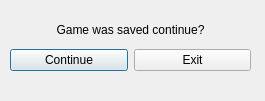
<?xml version="1.0" encoding="UTF-8"?>
<ui version="4.0">
 <class>Save</class>
 <widget class="QDialog" name="Save">
  <property name="geometry">
   <rect>
    <x>0</x>
    <y>0</y>
    <width>265</width>
    <height>101</height>
   </rect>
  </property>
  <property name="windowTitle">
   <string>Saved</string>
  </property>
  <widget class="QWidget" name="horizontalLayoutWidget">
   <property name="geometry">
    <rect>
     <x>10</x>
     <y>40</y>
     <width>241</width>
     <height>41</height>
    </rect>
   </property>
   <layout class="QHBoxLayout" name="horizontalLayout">
    <item>
     <widget class="QPushButton" name="continueButton">
      <property name="text">
       <string>Continue</string>
      </property>
     </widget>
    </item>
    <item>
     <widget class="QPushButton" name="exitButton">
      <property name="text">
       <string>Exit</string>
      </property>
     </widget>
    </item>
   </layout>
  </widget>
  <widget class="QLabel" name="label">
   <property name="geometry">
    <rect>
     <x>10</x>
     <y>20</y>
     <width>241</width>
     <height>20</height>
    </rect>
   </property>
   <property name="text">
    <string>Game was saved continue?</string>
   </property>
   <property name="alignment">
    <set>Qt::AlignCenter</set>
   </property>
  </widget>
 </widget>
 <resources/>
 <connections/>
</ui>
